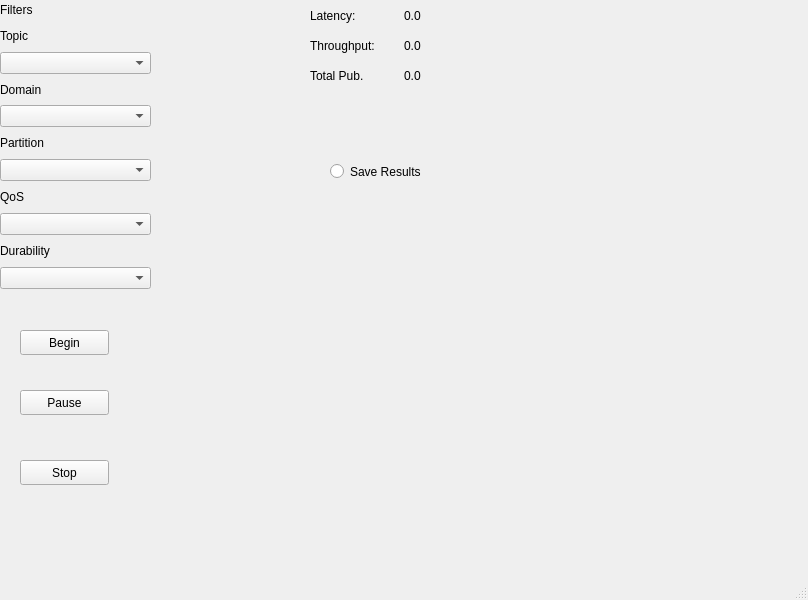
<?xml version="1.0" encoding="UTF-8"?>
<ui version="4.0">
 <class>MainWindow</class>
 <widget class="QMainWindow" name="MainWindow">
  <property name="geometry">
   <rect>
    <x>0</x>
    <y>0</y>
    <width>808</width>
    <height>600</height>
   </rect>
  </property>
  <property name="windowTitle">
   <string>MainWindow</string>
  </property>
  <widget class="QWidget" name="centralwidget">
   <widget class="QWidget" name="gridLayoutWidget">
    <property name="geometry">
     <rect>
      <x>0</x>
      <y>0</y>
      <width>151</width>
      <height>289</height>
     </rect>
    </property>
    <layout class="QGridLayout" name="gridLayout">
     <item row="9" column="0">
      <widget class="QComboBox" name="partitionComboBox"/>
     </item>
     <item row="0" column="0">
      <widget class="QLabel" name="filterLabel">
       <property name="text">
        <string>Filters</string>
       </property>
      </widget>
     </item>
     <item row="3" column="0">
      <widget class="QLabel" name="domainLabel">
       <property name="text">
        <string>Domain</string>
       </property>
      </widget>
     </item>
     <item row="6" column="0">
      <widget class="QLabel" name="partitionLabel">
       <property name="text">
        <string>Partition</string>
       </property>
      </widget>
     </item>
     <item row="4" column="0">
      <widget class="QComboBox" name="domainComboBox"/>
     </item>
     <item row="7" column="0">
      <widget class="QComboBox" name="partitionComboBox_2"/>
     </item>
     <item row="1" column="0">
      <widget class="QLabel" name="topicLabel">
       <property name="text">
        <string>Topic</string>
       </property>
      </widget>
     </item>
     <item row="2" column="0">
      <widget class="QComboBox" name="topicComboBox"/>
     </item>
     <item row="8" column="0">
      <widget class="QLabel" name="partitionLabel_2">
       <property name="text">
        <string>QoS</string>
       </property>
      </widget>
     </item>
     <item row="11" column="0">
      <widget class="QComboBox" name="partitionComboBox_3"/>
     </item>
     <item row="10" column="0">
      <widget class="QLabel" name="partitionLabel_3">
       <property name="text">
        <string>Durability</string>
       </property>
      </widget>
     </item>
    </layout>
   </widget>
   <widget class="QWidget" name="verticalLayoutWidget">
    <property name="geometry">
     <rect>
      <x>150</x>
      <y>240</y>
      <width>501</width>
      <height>311</height>
     </rect>
    </property>
    <layout class="QVBoxLayout" name="graphLayout">
     <property name="bottomMargin">
      <number>3</number>
     </property>
    </layout>
   </widget>
   <widget class="QWidget" name="horizontalLayoutWidget">
    <property name="geometry">
     <rect>
      <x>310</x>
      <y>0</y>
      <width>181</width>
      <height>31</height>
     </rect>
    </property>
    <layout class="QHBoxLayout" name="horizontalLayout">
     <item>
      <widget class="QLabel" name="topicLabel_2">
       <property name="text">
        <string>Latency:</string>
       </property>
      </widget>
     </item>
     <item>
      <widget class="QLabel" name="topicLabel_3">
       <property name="text">
        <string>0.0</string>
       </property>
      </widget>
     </item>
    </layout>
   </widget>
   <widget class="QWidget" name="horizontalLayoutWidget_2">
    <property name="geometry">
     <rect>
      <x>310</x>
      <y>30</y>
      <width>181</width>
      <height>31</height>
     </rect>
    </property>
    <layout class="QHBoxLayout" name="horizontalLayout_2">
     <item>
      <widget class="QLabel" name="topicLabel_5">
       <property name="text">
        <string>Throughput:</string>
       </property>
      </widget>
     </item>
     <item>
      <widget class="QLabel" name="topicLabel_4">
       <property name="text">
        <string>0.0</string>
       </property>
      </widget>
     </item>
    </layout>
   </widget>
   <widget class="QPushButton" name="pushButton">
    <property name="geometry">
     <rect>
      <x>20</x>
      <y>330</y>
      <width>89</width>
      <height>25</height>
     </rect>
    </property>
    <property name="text">
     <string>Begin</string>
    </property>
   </widget>
   <widget class="QPushButton" name="pushButton_2">
    <property name="geometry">
     <rect>
      <x>20</x>
      <y>390</y>
      <width>89</width>
      <height>25</height>
     </rect>
    </property>
    <property name="text">
     <string>Pause</string>
    </property>
   </widget>
   <widget class="QPushButton" name="pushButton_3">
    <property name="geometry">
     <rect>
      <x>20</x>
      <y>460</y>
      <width>89</width>
      <height>25</height>
     </rect>
    </property>
    <property name="text">
     <string>Stop</string>
    </property>
   </widget>
   <widget class="QWidget" name="horizontalLayoutWidget_3">
    <property name="geometry">
     <rect>
      <x>310</x>
      <y>60</y>
      <width>181</width>
      <height>31</height>
     </rect>
    </property>
    <layout class="QHBoxLayout" name="horizontalLayout_3">
     <item>
      <widget class="QLabel" name="topicLabel_6">
       <property name="text">
        <string>Total Pub.</string>
       </property>
      </widget>
     </item>
     <item>
      <widget class="QLabel" name="topicLabel_7">
       <property name="text">
        <string>0.0</string>
       </property>
      </widget>
     </item>
    </layout>
   </widget>
   <widget class="QRadioButton" name="radioButton">
    <property name="geometry">
     <rect>
      <x>330</x>
      <y>160</y>
      <width>112</width>
      <height>23</height>
     </rect>
    </property>
    <property name="text">
     <string>Save Results</string>
    </property>
   </widget>
  </widget>
  <widget class="QMenuBar" name="menubar">
   <property name="geometry">
    <rect>
     <x>0</x>
     <y>0</y>
     <width>808</width>
     <height>22</height>
    </rect>
   </property>
  </widget>
  <widget class="QStatusBar" name="statusbar"/>
 </widget>
 <resources/>
 <connections/>
</ui>
